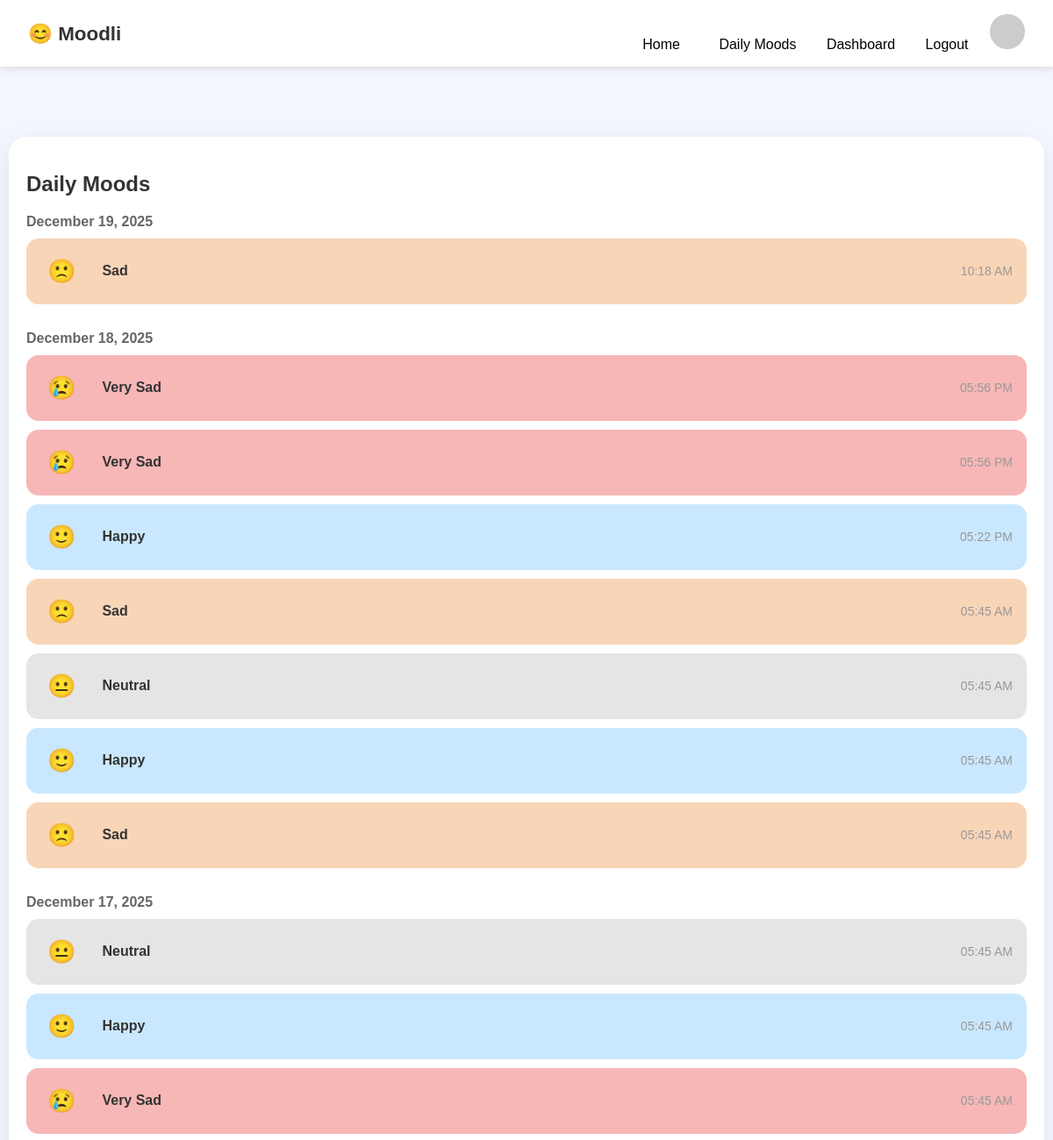
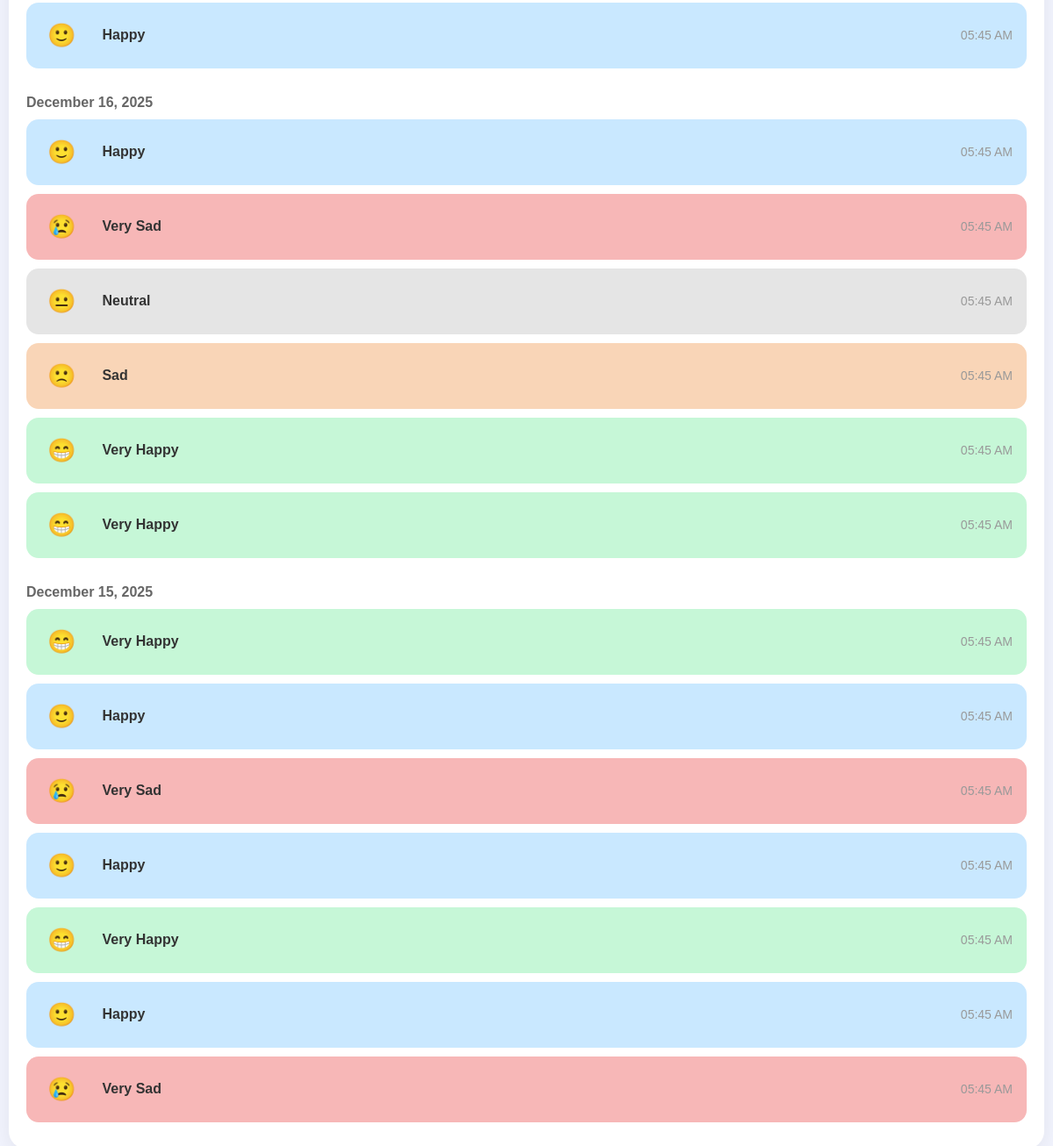
The page /daily-moods/ (signed in) on the database as committed earlier (2 pictures, top to bottom).
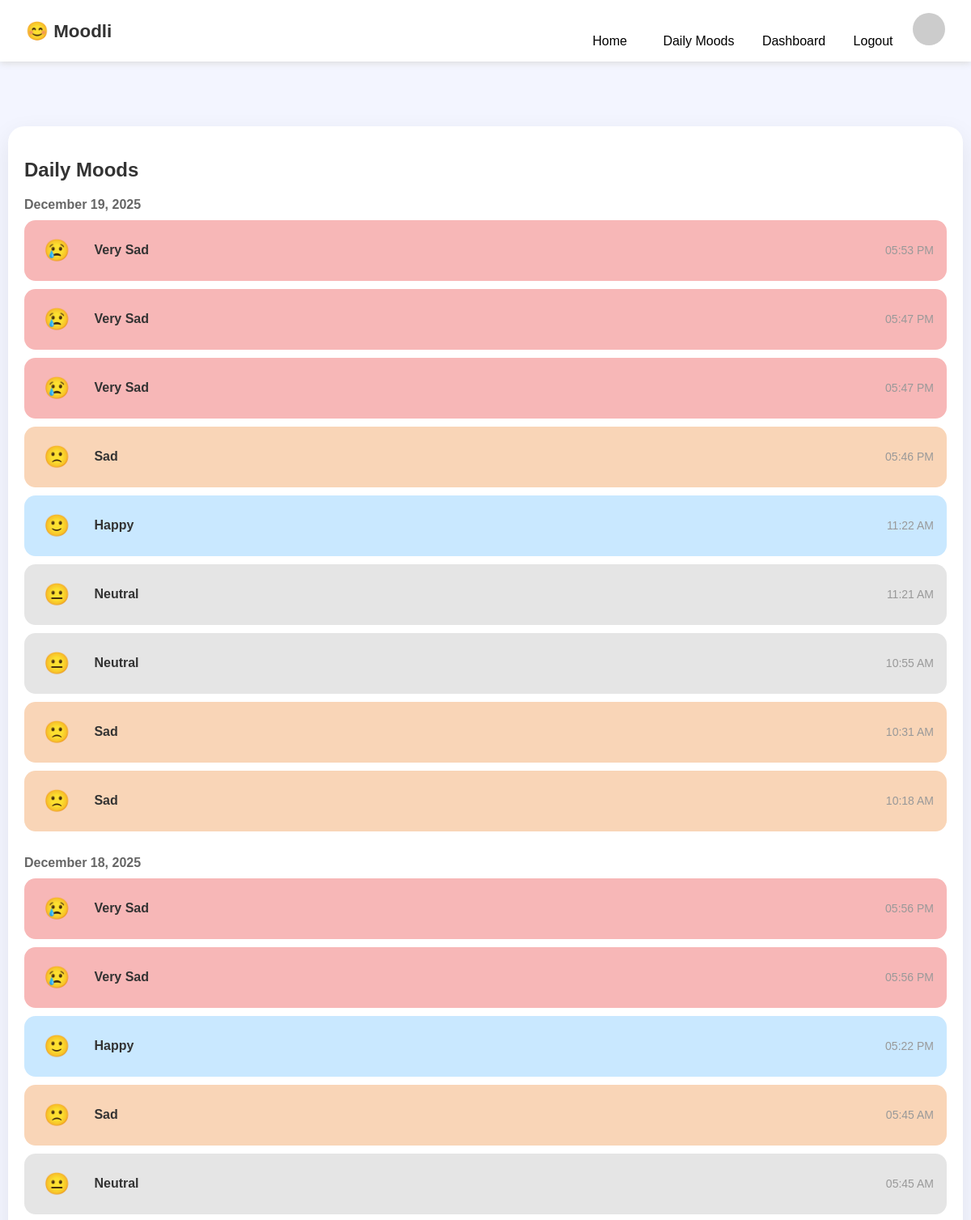
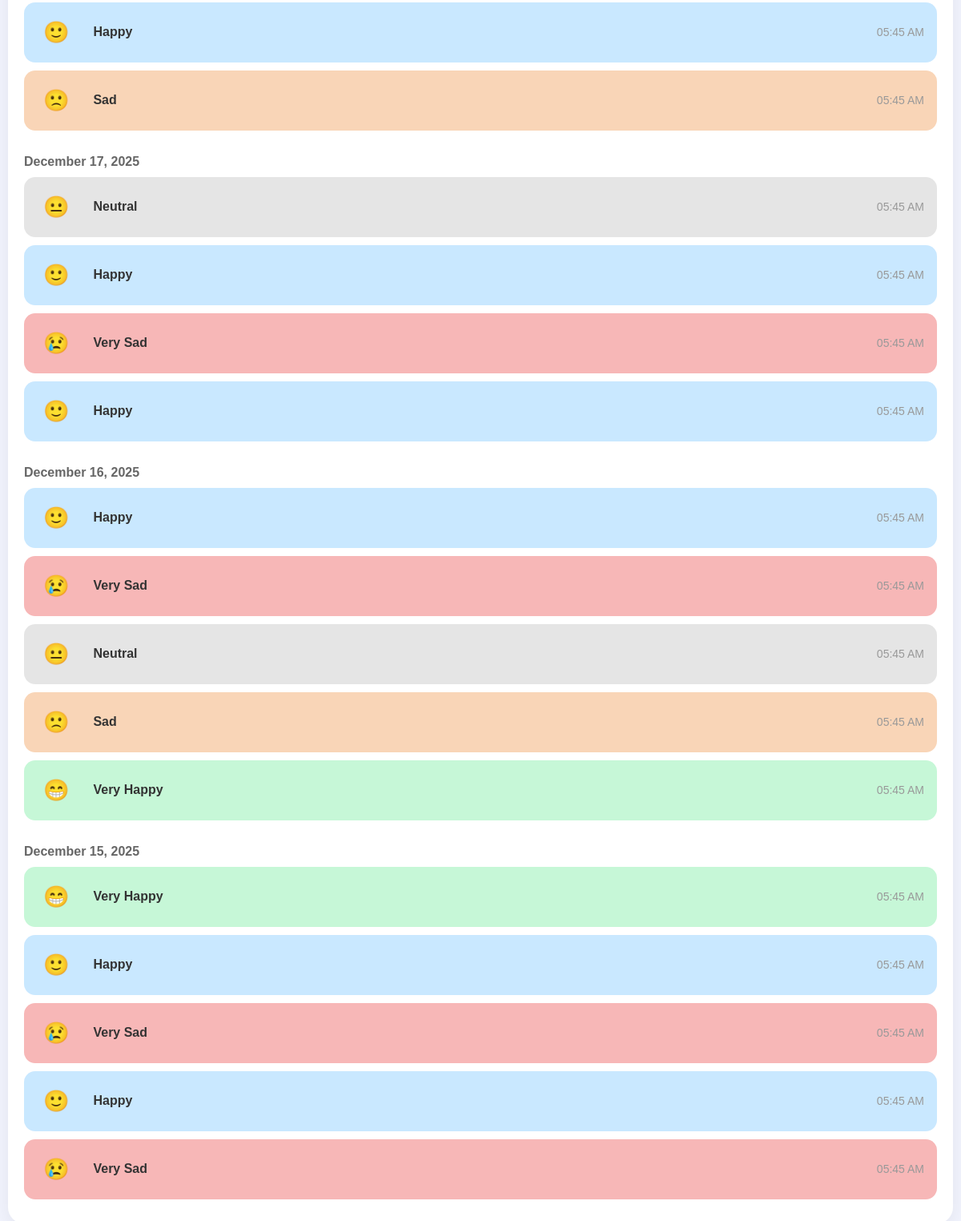
The same page on the database as committed later (2 pictures, top to bottom).
### moodtracker_app/models.py (models this page shows, shortened)
class MoodLog(models.Model):
    MOOD_CHOICES = [
        ("Very Happy", "Very Happy"),
        ("Happy", "Happy"),
        ("Neutral", "Neutral"),
        ("Sad", "Sad"),
        ("Very Sad", "Very Sad"),
    ]
    user = models.ForeignKey(User, on_delete=models.CASCADE)
    mood = models.CharField(max_length=20, choices=MOOD_CHOICES)
    date = models.DateTimeField(auto_now_add=True)  # Changed from DateField to DateTimeField

### moodtracker_app/views.py (the view)
# urls.py: path("daily-moods/", views.DailyMoodListView.as_view(), name="daily-moods"),
class DailyMoodListView(LoginRequiredMixin, TemplateView):
    template_name = "daily_moods.html"
    login_url = "/login/"  # Redirect to login if not authenticated
    def get_context_data(self, **kwargs):
        context = super().get_context_data(**kwargs)
        moods = MoodLog.objects.filter(user=self.request.user).order_by('-date')
        grouped_moods = []
        for date, group in groupby(moods, key=lambda x: x.date.date()):  # .date() gets only the date part
            grouped_moods.append({
                'date': date,
                'moods': list(group)
            })
        context['grouped_moods'] = grouped_moods
        return context

### templates/daily_moods.html
{% extends "base.html" %}
{% load tz %}
{% block content %}
<section class="mood-list-container">
    <h2 class="mood-title">Daily Moods</h2>
    {% for group in grouped_moods %}
        <div class="mood-day">
            <div class="mood-date">
                {{ group.date|date:"F j, Y" }}
            </div>
            <div class="mood-cards">
                {% for mood in group.moods %}
                    <div class="mood-card {{ mood.mood|lower|slugify }}">
                        <div class="mood-left">
                            <div class="mood-icon">
                                {% if mood.mood == "Very Happy" %}😁
                                {% elif mood.mood == "Happy" %}🙂
                                {% elif mood.mood == "Neutral" %}😐
                                {% elif mood.mood == "Sad" %}🙁
                                {% elif mood.mood == "Very Sad" %}😢
                                {% endif %}
                            </div>
                            <div class="mood-info">
                                <span class="mood-label">{{ mood.mood }}</span>
                            </div>
                        </div>
                        <div class="mood-time">
                            {% if mood.date %}
                                {{ mood.date|localtime|time:"h:i A" }}
                            {% endif %}
                        </div>
                    </div>
                {% endfor %}
            </div>
        </div>
    {% empty %}
        <p class="empty-state">No mood data available.</p>
    {% endfor %}
</section>
{% endblock %}

### templates/base.html (shortened to what this page needs)
{% load static %}
<!DOCTYPE html>
<html lang="en">
<head>
    <link rel="stylesheet" href="{% static 'css/style.css' %}">
</head>
<body>
<header class="navbar">
    <div class="logo">😊 Moodli </div>
    <div class="profile-wrapper">
        {% if user.is_authenticated %}
            <a href="{% url 'home' %}" style= " color: black; text-decoration : none; margin : 0 20px;" >Home</a>
            <a href="{% url 'daily-moods' %}" style= " color: black; text-decoration : none; margin : 0 20px" >Daily Moods</a>
            <a href="{% url 'dashboard' %}" style= " color: black; text-decoration : none; margin : 0 10px" >Dashboard</a>
            <a href="{% url 'logout' %}" style= " color: black; text-decoration : none; margin : 0 20px" >Logout</a>
        {% else %}
            <a href="{% url 'login' %}" style= " color: black;  text-decoration : none; margin : 0 10px" >Login</a>
            <a href="{% url 'signup' %}" style= "color:black; text-decoration : none; margin : 0 20px" >Sign Up</a>
        {% endif %}
        <img src="https://i.pravatar.cc/40"
             class="profile-pic"
             id="profileMenuBtn">
    </div>
</header>
{% block content %}{% endblock %}
</body>
</html>

### static/css/style.css (style rules this page uses)
body { margin: 0; font-family: Poppins, sans-serif; background: #f3f5ff; color: #333; }
.navbar { z-index: 1000; display: flex; justify-content: space-between; padding: 1rem 2rem; background: white; box-shadow: 0 2px 8px #dcdcdc; align-items: center; }
.logo { font-size: 1.4rem; font-weight: 600; }
.profile-wrapper { position: relative; cursor: pointer; }
.profile-pic { border-radius: 50%; width: 40px; height: 40px; }
.mood-list-container { max-width: 95%; margin: 80px auto; padding: 20px; background: #ffffff; border-radius: 20px; box-shadow: 0 10px 30px rgba(0,0,0,0.08); }
.mood-title { font-size: 24px; margin-bottom: 20px; }
.mood-date { font-size: 16px; font-weight: 600; color: #666; margin: 20px 0 10px; }
.mood-cards { display: flex; flex-direction: column; }
.mood-card { display: flex; justify-content: space-between; align-items: center; padding: 14px 16px; border-radius: 14px; background: #f4f4f4; margin-bottom: 10px; transition: transform 0.2s ease; }
.mood-left { display: flex; align-items: center; }
.mood-icon { padding: 8px; font-size: 26px; margin-right: 14px; }
.mood-info .mood-label { padding: 8px; font-size: 16px; font-weight: 600; }
.mood-time { font-size: 14px; color: #999; margin-left: 10px; min-width: 60px; text-align: right; }
.mood-card.very-happy { background: #c6f7d7; }
.mood-card.happy { background: #c9e8ff; }
.mood-card.neutral { background: #e5e5e5; }
.mood-card.sad { background: #f9d5b7; }
.mood-card.very-sad { background: #f7b7b7; }

Rows that differ between the two databases and show on the page:
removed MoodLog: mood "Very Happy", date "05:45 AM", shown under "December 16, 2025"
removed MoodLog: mood "Very Happy", date "05:45 AM", shown under "December 15, 2025"
removed MoodLog: mood "Happy", date "05:45 AM", shown under "December 15, 2025"
added MoodLog: mood "Very Sad", date "05:53 PM", shown under "December 19, 2025"
added MoodLog: mood "Very Sad", date "05:47 PM", shown under "December 19, 2025"
added MoodLog: mood "Very Sad", date "05:47 PM", shown under "December 19, 2025"
added MoodLog: mood "Sad", date "05:46 PM", shown under "December 19, 2025"
added MoodLog: mood "Happy", date "11:22 AM", shown under "December 19, 2025"
added MoodLog: mood "Neutral", date "11:21 AM", shown under "December 19, 2025"
added MoodLog: mood "Neutral", date "10:55 AM", shown under "December 19, 2025"
added MoodLog: mood "Sad", date "10:31 AM", shown under "December 19, 2025"
